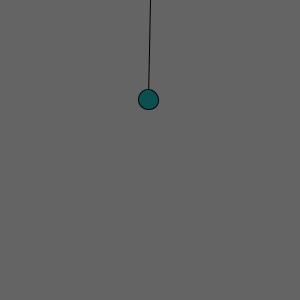
Frame 1 (no input)
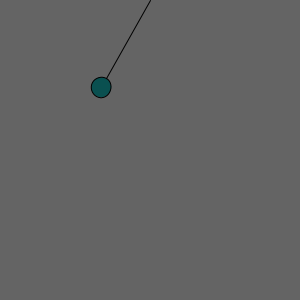
Frame 60 (the mouse pressed at the canvas centre just before this capture)
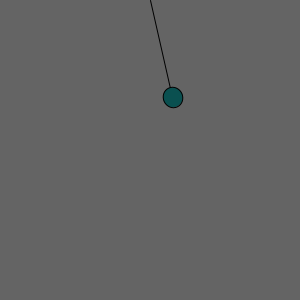
Frame 120 (the mouse held since frame 60 and released just before this capture)

The Processing sketch that drew these frames (run headless with seeded random() and noise(); from frame 60 on, the mouse is pressed at the canvas centre):

// Processing sketch: processing_125785
// ── processing_125785.pde

float swing_angle=30;
void setup() {
  size(300, 300);
}
void draw() {
  background(100);
  float angle=sin(frameCount*.03)*swing_angle;
  //translate(width/2,height/2);
  translate(width/2, 0);
  rotate(radians(angle));
  line(0, 0, 0, 100);
  fill(10, 80, 80);
  ellipse(0, 100, 20, 20);
}
